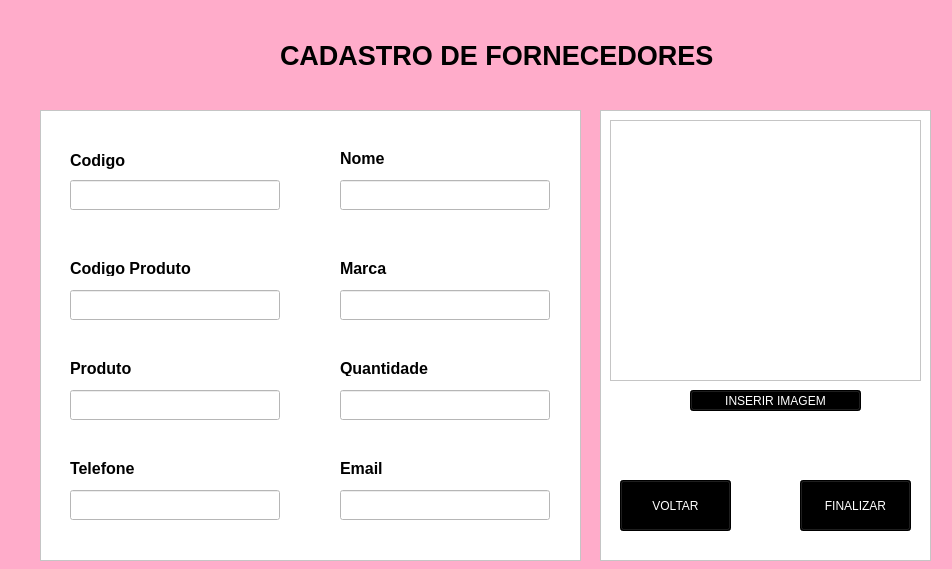
<?xml version="1.0" encoding="UTF-8"?>
<ui version="4.0">
 <class>Form</class>
 <widget class="QWidget" name="Form">
  <property name="geometry">
   <rect>
    <x>0</x>
    <y>0</y>
    <width>952</width>
    <height>569</height>
   </rect>
  </property>
  <property name="windowTitle">
   <string>FORNECEDORES</string>
  </property>
  <property name="windowIcon">
   <iconset>
    <normaloff>../Users/889067/Downloads/2-removebg-preview.png</normaloff>../Users/889067/Downloads/2-removebg-preview.png</iconset>
  </property>
  <property name="styleSheet">
   <string notr="true">background-color: rgb(255, 172, 202);</string>
  </property>
  <widget class="QFrame" name="frame">
   <property name="geometry">
    <rect>
     <x>40</x>
     <y>110</y>
     <width>541</width>
     <height>451</height>
    </rect>
   </property>
   <property name="styleSheet">
    <string notr="true">background-color: rgb(255, 255, 255);</string>
   </property>
   <property name="frameShape">
    <enum>QFrame::StyledPanel</enum>
   </property>
   <property name="frameShadow">
    <enum>QFrame::Raised</enum>
   </property>
   <widget class="QLineEdit" name="id">
    <property name="geometry">
     <rect>
      <x>30</x>
      <y>70</y>
      <width>210</width>
      <height>30</height>
     </rect>
    </property>
   </widget>
   <widget class="QLineEdit" name="nome">
    <property name="geometry">
     <rect>
      <x>300</x>
      <y>70</y>
      <width>210</width>
      <height>30</height>
     </rect>
    </property>
   </widget>
   <widget class="QLineEdit" name="id_prod">
    <property name="geometry">
     <rect>
      <x>30</x>
      <y>180</y>
      <width>210</width>
      <height>30</height>
     </rect>
    </property>
   </widget>
   <widget class="QLineEdit" name="marca">
    <property name="geometry">
     <rect>
      <x>300</x>
      <y>180</y>
      <width>210</width>
      <height>30</height>
     </rect>
    </property>
   </widget>
   <widget class="QLineEdit" name="produto">
    <property name="geometry">
     <rect>
      <x>30</x>
      <y>280</y>
      <width>210</width>
      <height>30</height>
     </rect>
    </property>
   </widget>
   <widget class="QLineEdit" name="quantidade">
    <property name="geometry">
     <rect>
      <x>300</x>
      <y>280</y>
      <width>210</width>
      <height>30</height>
     </rect>
    </property>
   </widget>
   <widget class="QLabel" name="label_2">
    <property name="geometry">
     <rect>
      <x>30</x>
      <y>40</y>
      <width>121</width>
      <height>21</height>
     </rect>
    </property>
    <property name="font">
     <font>
      <family>Arial</family>
      <pointsize>12</pointsize>
      <weight>75</weight>
      <bold>true</bold>
     </font>
    </property>
    <property name="text">
     <string>Codigo</string>
    </property>
   </widget>
   <widget class="QLabel" name="label_3">
    <property name="geometry">
     <rect>
      <x>30</x>
      <y>150</y>
      <width>121</width>
      <height>16</height>
     </rect>
    </property>
    <property name="font">
     <font>
      <family>Arial</family>
      <pointsize>12</pointsize>
      <weight>75</weight>
      <italic>false</italic>
      <bold>true</bold>
     </font>
    </property>
    <property name="text">
     <string>Codigo Produto</string>
    </property>
   </widget>
   <widget class="QLabel" name="label_4">
    <property name="geometry">
     <rect>
      <x>30</x>
      <y>250</y>
      <width>121</width>
      <height>16</height>
     </rect>
    </property>
    <property name="font">
     <font>
      <family>Arial</family>
      <pointsize>12</pointsize>
      <weight>75</weight>
      <bold>true</bold>
     </font>
    </property>
    <property name="text">
     <string>Produto</string>
    </property>
   </widget>
   <widget class="QLabel" name="label_5">
    <property name="geometry">
     <rect>
      <x>300</x>
      <y>250</y>
      <width>121</width>
      <height>16</height>
     </rect>
    </property>
    <property name="font">
     <font>
      <family>Arial</family>
      <pointsize>12</pointsize>
      <weight>75</weight>
      <bold>true</bold>
     </font>
    </property>
    <property name="text">
     <string>Quantidade</string>
    </property>
   </widget>
   <widget class="QLabel" name="label_6">
    <property name="geometry">
     <rect>
      <x>300</x>
      <y>150</y>
      <width>121</width>
      <height>16</height>
     </rect>
    </property>
    <property name="font">
     <font>
      <family>Arial</family>
      <pointsize>12</pointsize>
      <weight>75</weight>
      <bold>true</bold>
     </font>
    </property>
    <property name="text">
     <string>Marca</string>
    </property>
   </widget>
   <widget class="QLabel" name="label_7">
    <property name="geometry">
     <rect>
      <x>300</x>
      <y>40</y>
      <width>121</width>
      <height>16</height>
     </rect>
    </property>
    <property name="font">
     <font>
      <family>Arial</family>
      <pointsize>12</pointsize>
      <weight>75</weight>
      <bold>true</bold>
     </font>
    </property>
    <property name="text">
     <string>Nome</string>
    </property>
   </widget>
   <widget class="QLineEdit" name="telefone">
    <property name="geometry">
     <rect>
      <x>30</x>
      <y>380</y>
      <width>210</width>
      <height>30</height>
     </rect>
    </property>
   </widget>
   <widget class="QLineEdit" name="email">
    <property name="geometry">
     <rect>
      <x>300</x>
      <y>380</y>
      <width>210</width>
      <height>30</height>
     </rect>
    </property>
   </widget>
   <widget class="QLabel" name="label_8">
    <property name="geometry">
     <rect>
      <x>30</x>
      <y>350</y>
      <width>121</width>
      <height>16</height>
     </rect>
    </property>
    <property name="font">
     <font>
      <family>Arial</family>
      <pointsize>12</pointsize>
      <weight>75</weight>
      <bold>true</bold>
     </font>
    </property>
    <property name="text">
     <string>Telefone</string>
    </property>
   </widget>
   <widget class="QLabel" name="label_9">
    <property name="geometry">
     <rect>
      <x>300</x>
      <y>350</y>
      <width>121</width>
      <height>16</height>
     </rect>
    </property>
    <property name="font">
     <font>
      <family>Arial</family>
      <pointsize>12</pointsize>
      <weight>75</weight>
      <bold>true</bold>
     </font>
    </property>
    <property name="text">
     <string>Email</string>
    </property>
   </widget>
  </widget>
  <widget class="QFrame" name="frame_2">
   <property name="geometry">
    <rect>
     <x>600</x>
     <y>110</y>
     <width>331</width>
     <height>451</height>
    </rect>
   </property>
   <property name="styleSheet">
    <string notr="true">background-color: rgb(255, 255, 255);</string>
   </property>
   <property name="frameShape">
    <enum>QFrame::StyledPanel</enum>
   </property>
   <property name="frameShadow">
    <enum>QFrame::Raised</enum>
   </property>
   <widget class="QTextBrowser" name="textBrowser">
    <property name="geometry">
     <rect>
      <x>10</x>
      <y>10</y>
      <width>311</width>
      <height>261</height>
     </rect>
    </property>
   </widget>
   <widget class="QPushButton" name="butaoimg">
    <property name="geometry">
     <rect>
      <x>90</x>
      <y>280</y>
      <width>171</width>
      <height>21</height>
     </rect>
    </property>
    <property name="styleSheet">
     <string notr="true">background-color: rgb(0, 0, 0);
color: rgb(255, 255, 255);</string>
    </property>
    <property name="text">
     <string>INSERIR IMAGEM</string>
    </property>
   </widget>
   <widget class="QPushButton" name="voltar">
    <property name="geometry">
     <rect>
      <x>20</x>
      <y>370</y>
      <width>111</width>
      <height>51</height>
     </rect>
    </property>
    <property name="styleSheet">
     <string notr="true">background-color: rgb(0, 0, 0);
color: rgb(255, 255, 255);</string>
    </property>
    <property name="text">
     <string>VOLTAR</string>
    </property>
   </widget>
   <widget class="QPushButton" name="finalizar">
    <property name="geometry">
     <rect>
      <x>200</x>
      <y>370</y>
      <width>111</width>
      <height>51</height>
     </rect>
    </property>
    <property name="styleSheet">
     <string notr="true">background-color: rgb(0, 0, 0);
color: rgb(255, 255, 255);</string>
    </property>
    <property name="text">
     <string>FINALIZAR</string>
    </property>
   </widget>
  </widget>
  <widget class="QLabel" name="label">
   <property name="geometry">
    <rect>
     <x>280</x>
     <y>20</y>
     <width>441</width>
     <height>71</height>
    </rect>
   </property>
   <property name="font">
    <font>
     <family>Arial</family>
     <pointsize>20</pointsize>
     <weight>75</weight>
     <bold>true</bold>
    </font>
   </property>
   <property name="text">
    <string>CADASTRO DE FORNECEDORES</string>
   </property>
  </widget>
  <widget class="QLabel" name="label_10">
   <property name="geometry">
    <rect>
     <x>44</x>
     <y>6</y>
     <width>181</width>
     <height>101</height>
    </rect>
   </property>
   <property name="text">
    <string/>
   </property>
   <property name="pixmap">
    <pixmap>iMAGENs/LOGO-removebg-preview.png</pixmap>
   </property>
   <property name="scaledContents">
    <bool>true</bool>
   </property>
  </widget>
 </widget>
 <resources/>
 <connections/>
</ui>
